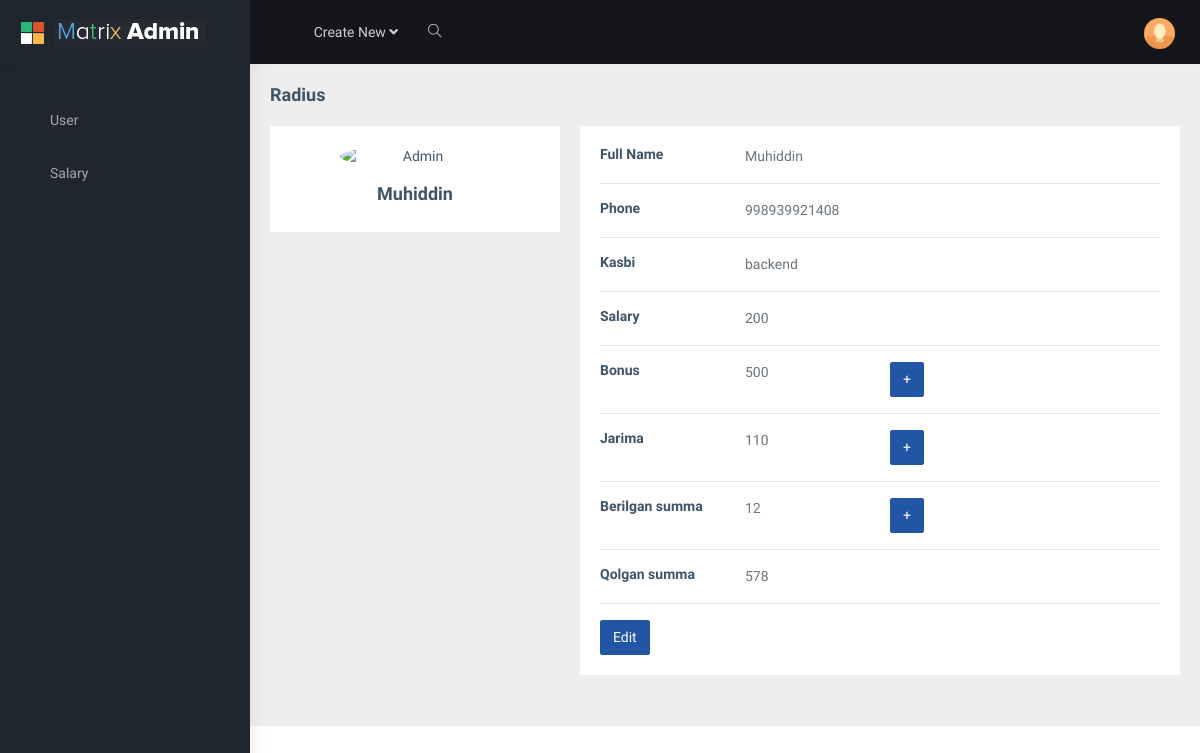
/api/admin/salaryprofil/1/ (signed in), run on an earlier commit of the app's database.
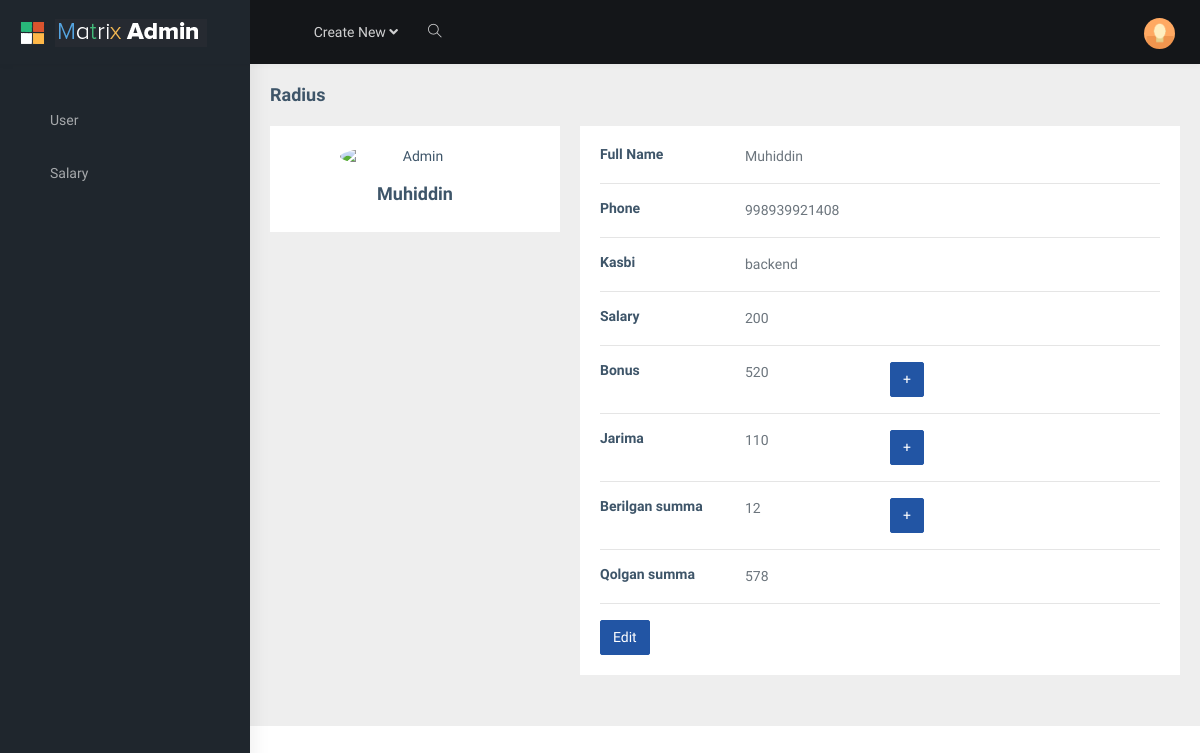
And on a later commit of the database.
### salary/models.py (models this page shows, shortened)
class Workers(models.Model):
    CHOICES = (
        ('true', 'TRUE'),
        ('false', 'FALSE')
    )
    full_name = models.CharField(max_length=125)
    phone = models.CharField(max_length=12)
    age = models.IntegerField(default=0)
    job = models.CharField(max_length=125)
    birthday = models.DateField(auto_now=False, auto_now_add=False, blank=True, null=True)
    salary = models.IntegerField(default=0)
    telegram_id = models.CharField(max_length=125)
    bons = models.IntegerField(default=0)
    fine = models.IntegerField(default=0)
    give = models.IntegerField(default=0)
    residue = models.IntegerField(default=0)
    step = models.IntegerField(default=0)
    clock_in = models.TimeField(blank=True, null=True)
    clock_out = models.TimeField(blank=True, null=True)
    month = models.DateField(blank=True, null=True)
    image = models.CharField(blank=True, null=True, max_length=125)
    type = models.CharField(max_length=12, blank=True, null=True)
    status = models.CharField(max_length=25, choices=CHOICES, default='true', blank=True, null=True)

### salary/views.py (the view)
# urls.py: path('salaryprofil/<int:id>/', salaryProfilView, name='salaryprofil'),
def salaryProfilView(request, id):
    if not request.user.is_authenticated:
        return HttpResponseRedirect(reverse_lazy('login'))
    user = Workers.objects.get(id=id)
    context = {
        'user': user
    }
    return render(request, 'admin/salaryprofil.html', context)

### salary/templates/admin/salaryprofil.html (shortened to what the changed rows need)
{% extends 'base.html' %}
{% load static %}
{% block content %}
    <div class="main-body">
          <div class="row gutters-sm">
            <div class="col-md-4 mb-3">
              <div class="card">
                <div class="card-body">
                  <div class="d-flex flex-column align-items-center text-center">
                    <div class="mt-3">
                      <h4>{{user.full_name}}</h4>
                    </div>
                  </div>
                </div>
              </div>
            </div>
            <div class="col-md-8">
              <div class="card mb-3">
                <div class="card-body">
                  <div class="row">
                    <div class="col-sm-3">
                      <h6 class="mb-0">Full Name</h6>
                    </div>
                    <div class="col-sm-9 text-secondary">
                      {{user.full_name}}
                    </div>
                  </div>
                  <div class="row">
                    <div class="col-sm-3">
                      <h6 class="mb-0">Phone</h6>
                    </div>
                    <div class="col-sm-9 text-secondary">
                      {{user.phone}}
                    </div>
                  </div>
                  <div class="row">
                    <div class="col-sm-3">
                      <h6 class="mb-0">Kasbi</h6>
                    </div>
                    <div class="col-sm-9 text-secondary">
                      {{user.job}}
                    </div>
                  </div>
                  <div class="row">
                    <div class="col-sm-3">
                      <h6 class="mb-0">Salary</h6>
                    </div>
                    <div class="col-sm-9 text-secondary">
                      {{user.salary}}
                    </div>
                  </div>
                  <div class="row">
                    <div class="col-sm-3">
                      <h6 class="mb-0">Bonus</h6>
                    </div>
                    <div class="col-sm-3 text-secondary">
                      {{user.bons}}
                    </div>
                    <div class="col-sm-3 text-secondary">
                      <a href="{% url 'addbons' user.id %}" class="btn btn-info ">+</a>
                    </div>
                  </div>
                  <div class="row">
                    <div class="col-sm-3">
                      <h6 class="mb-0">Jarima</h6>
                    </div>
                    <div class="col-sm-3 text-secondary">
                      {{user.fine}}
                    </div>
                    <div class="col-sm-3 text-secondary">
                      <a href="{% url 'addfine' user.id %}" class="btn btn-info ">+</a>
                    </div>
                  </div>
                  <div class="row">
                    <div class="col-sm-3">
                      <h6 class="mb-0">Berilgan summa</h6>
                    </div>
                    <div class="col-sm-3 text-secondary">
                      {{user.give}}
                    </div>
                    <div class="col-sm-3 text-secondary">
                      <a href="{% url 'addgive' user.id %}" class="btn btn-info ">+</a>
                    </div>
                  </div>
                  <div class="row">
                    <div class="col-sm-3">
                      <h6 class="mb-0">Qolgan summa</h6>
                    </div>
                    <div class="col-sm-3 text-secondary">
                      {{user.residue}}
                    </div>
                  </div>
                </div>
              </div>
            </div>
          </div>
        </div>
{% endblock content%}

What changed in the data, as far as the page shows it:
changed Workers "Muhiddin": bons "500" → "520"
